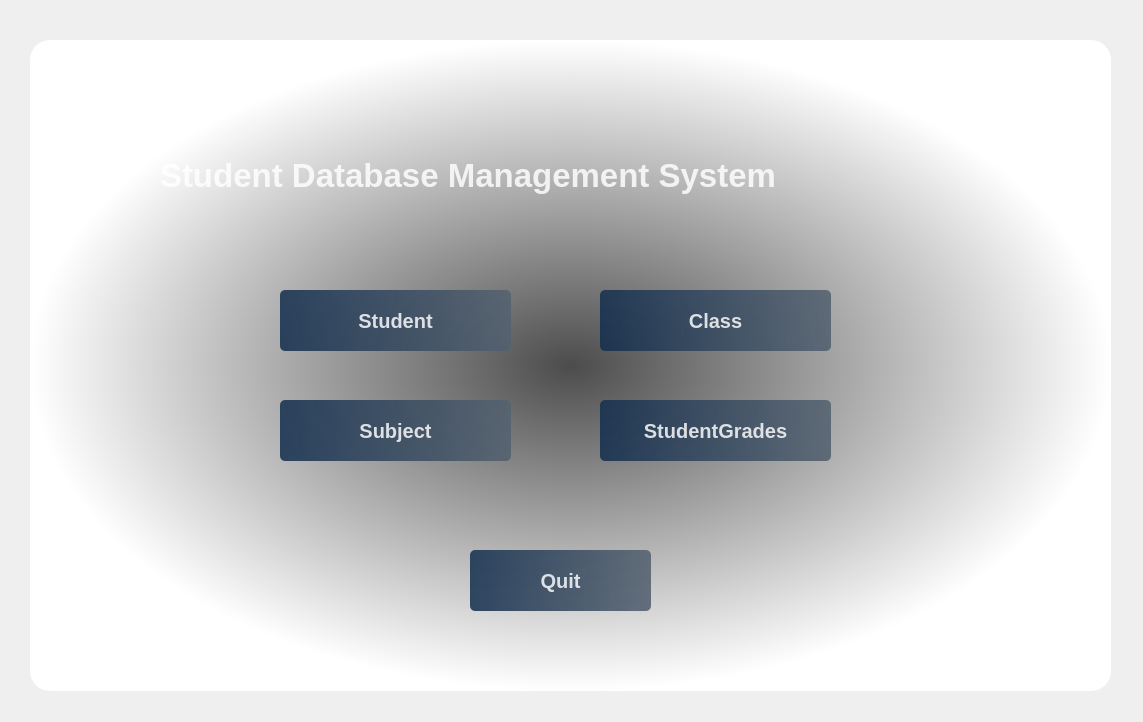
<?xml version="1.0" encoding="UTF-8"?>
<ui version="4.0">
 <class>Form</class>
 <widget class="QWidget" name="Form">
  <property name="geometry">
   <rect>
    <x>0</x>
    <y>0</y>
    <width>1143</width>
    <height>722</height>
   </rect>
  </property>
  <property name="windowTitle">
   <string>Form</string>
  </property>
  <widget class="QWidget" name="widget" native="true">
   <property name="geometry">
    <rect>
     <x>10</x>
     <y>20</y>
     <width>1121</width>
     <height>691</height>
    </rect>
   </property>
   <widget class="QLabel" name="TitleLabel">
    <property name="geometry">
     <rect>
      <x>150</x>
      <y>100</y>
      <width>861</width>
      <height>111</height>
     </rect>
    </property>
    <property name="font">
     <font>
      <pointsize>25</pointsize>
      <weight>75</weight>
      <bold>true</bold>
     </font>
    </property>
    <property name="styleSheet">
     <string notr="true">color: rgba(255,255,255,210);</string>
    </property>
    <property name="text">
     <string>Student Database Management System</string>
    </property>
   </widget>
   <widget class="QLabel" name="bg">
    <property name="geometry">
     <rect>
      <x>20</x>
      <y>20</y>
      <width>1081</width>
      <height>651</height>
     </rect>
    </property>
    <property name="styleSheet">
     <string notr="true">
border-image: url(:/bg/bg.jpg);
border-radius: 20px;</string>
    </property>
    <property name="text">
     <string/>
    </property>
   </widget>
   <widget class="QLabel" name="bg_2">
    <property name="geometry">
     <rect>
      <x>20</x>
      <y>20</y>
      <width>1081</width>
      <height>651</height>
     </rect>
    </property>
    <property name="styleSheet">
     <string notr="true">background-color: qradialgradient(spread:pad, cx:0.5, cy:0.5, radius:0.5, fx:0.5, fy:0.5, stop:0 rgba(76, 76, 76, 255), stop:1 rgba(255, 255, 255, 255));
border-radius: 20px;</string>
    </property>
    <property name="text">
     <string/>
    </property>
   </widget>
   <widget class="QPushButton" name="StudentButton">
    <property name="geometry">
     <rect>
      <x>270</x>
      <y>270</y>
      <width>231</width>
      <height>61</height>
     </rect>
    </property>
    <property name="font">
     <font>
      <pointsize>15</pointsize>
      <weight>75</weight>
      <bold>true</bold>
     </font>
    </property>
    <property name="styleSheet">
     <string notr="true">QPushButton#StudentButton{
background-color: qlineargradient(spread:pad, x1:0, y1:0.505682, x2:1, y2:0.477, stop:0 rgba(20,47,78,219), stop:1 rgba(85,98,112,226));
color: rgba(255,255,255,210);
border-radius:5px;
}

QPushButton#StudentButton:hover{
background-color: qlineargradient(spread:pad, x1:0, y1:0.505682, x2:1, y2:0.477, stop:0 rgba(40,67,98,219), stop:1 rgba(105,118,132,226));
}

QPushButton#StudentButton:pressed{
padding-left:5px;
padding-top:5px;
background-color:rgba(105,118,132,200);
}</string>
    </property>
    <property name="text">
     <string>Student</string>
    </property>
   </widget>
   <widget class="QPushButton" name="ClassButton">
    <property name="geometry">
     <rect>
      <x>590</x>
      <y>270</y>
      <width>231</width>
      <height>61</height>
     </rect>
    </property>
    <property name="font">
     <font>
      <pointsize>15</pointsize>
      <weight>75</weight>
      <bold>true</bold>
     </font>
    </property>
    <property name="styleSheet">
     <string notr="true">QPushButton#ClassButton{
background-color: qlineargradient(spread:pad, x1:0, y1:0.505682, x2:1, y2:0.477, stop:0 rgba(20,47,78,219), stop:1 rgba(85,98,112,226));
color: rgba(255,255,255,210);
border-radius:5px;
}

QPushButton#ClassButton:hover{
background-color: qlineargradient(spread:pad, x1:0, y1:0.505682, x2:1, y2:0.477, stop:0 rgba(40,67,98,219), stop:1 rgba(105,118,132,226));
}

QPushButton#ClassButton:pressed{
padding-left:5px;
padding-top:5px;
background-color:rgba(105,118,132,200);
}</string>
    </property>
    <property name="text">
     <string>Class</string>
    </property>
   </widget>
   <widget class="QPushButton" name="SubjectButton">
    <property name="geometry">
     <rect>
      <x>270</x>
      <y>380</y>
      <width>231</width>
      <height>61</height>
     </rect>
    </property>
    <property name="font">
     <font>
      <pointsize>15</pointsize>
      <weight>75</weight>
      <bold>true</bold>
     </font>
    </property>
    <property name="styleSheet">
     <string notr="true">QPushButton#SubjectButton{
background-color: qlineargradient(spread:pad, x1:0, y1:0.505682, x2:1, y2:0.477, stop:0 rgba(20,47,78,219), stop:1 rgba(85,98,112,226));
color: rgba(255,255,255,210);
border-radius:5px;
}

QPushButton#SubjectButton:hover{
background-color: qlineargradient(spread:pad, x1:0, y1:0.505682, x2:1, y2:0.477, stop:0 rgba(40,67,98,219), stop:1 rgba(105,118,132,226));
}

QPushButton#SubjectButton:pressed{
padding-left:5px;
padding-top:5px;
background-color:rgba(105,118,132,200);
}</string>
    </property>
    <property name="text">
     <string>Subject</string>
    </property>
   </widget>
   <widget class="QPushButton" name="StudentGradesButton">
    <property name="geometry">
     <rect>
      <x>590</x>
      <y>380</y>
      <width>231</width>
      <height>61</height>
     </rect>
    </property>
    <property name="font">
     <font>
      <pointsize>15</pointsize>
      <weight>75</weight>
      <bold>true</bold>
     </font>
    </property>
    <property name="styleSheet">
     <string notr="true">QPushButton#StudentGradesButton{
background-color: qlineargradient(spread:pad, x1:0, y1:0.505682, x2:1, y2:0.477, stop:0 rgba(20,47,78,219), stop:1 rgba(85,98,112,226));
color: rgba(255,255,255,210);
border-radius:5px;
}

QPushButton#StudentGradesButton:hover{
background-color: qlineargradient(spread:pad, x1:0, y1:0.505682, x2:1, y2:0.477, stop:0 rgba(40,67,98,219), stop:1 rgba(105,118,132,226));
}

QPushButton#StudentGradesButton:pressed{
padding-left:5px;
padding-top:5px;
background-color:rgba(105,118,132,200);
}</string>
    </property>
    <property name="text">
     <string>StudentGrades</string>
    </property>
   </widget>
   <widget class="QPushButton" name="QuitButton">
    <property name="geometry">
     <rect>
      <x>460</x>
      <y>530</y>
      <width>181</width>
      <height>61</height>
     </rect>
    </property>
    <property name="font">
     <font>
      <pointsize>15</pointsize>
      <weight>75</weight>
      <bold>true</bold>
     </font>
    </property>
    <property name="styleSheet">
     <string notr="true">QPushButton#QuitButton{
background-color: qlineargradient(spread:pad, x1:0, y1:0.505682, x2:1, y2:0.477, stop:0 rgba(20,47,78,219), stop:1 rgba(85,98,112,226));
color: rgba(255,255,255,210);
border-radius:5px;
}

QPushButton#QuitButton:hover{
background-color: qlineargradient(spread:pad, x1:0, y1:0.505682, x2:1, y2:0.477, stop:0 rgba(40,67,98,219), stop:1 rgba(105,118,132,226));
}

QPushButton#QuitButton:pressed{
padding-left:5px;
padding-top:5px;
background-color:rgba(105,118,132,200);
}</string>
    </property>
    <property name="text">
     <string>Quit</string>
    </property>
   </widget>
   <zorder>bg_2</zorder>
   <zorder>bg</zorder>
   <zorder>TitleLabel</zorder>
   <zorder>StudentButton</zorder>
   <zorder>ClassButton</zorder>
   <zorder>SubjectButton</zorder>
   <zorder>StudentGradesButton</zorder>
   <zorder>QuitButton</zorder>
  </widget>
 </widget>
 <resources>
  <include location="res.qrc"/>
 </resources>
 <connections/>
</ui>
